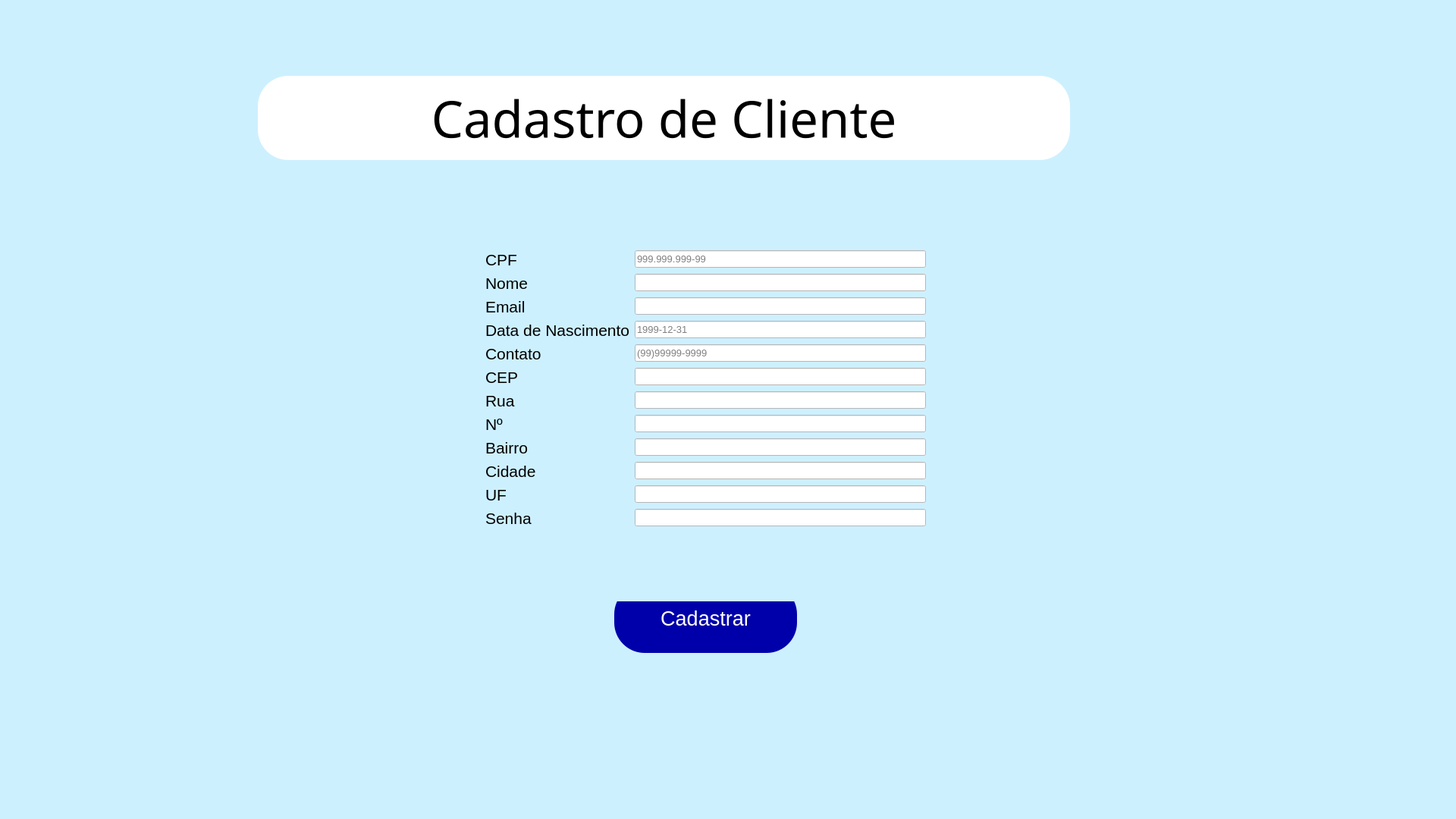
<?xml version="1.0" encoding="UTF-8"?>
<ui version="4.0">
 <class>MainWindow</class>
 <widget class="QMainWindow" name="MainWindow">
  <property name="geometry">
   <rect>
    <x>0</x>
    <y>0</y>
    <width>1920</width>
    <height>1080</height>
   </rect>
  </property>
  <property name="windowTitle">
   <string>Kitton Informática - Cadastro</string>
  </property>
  <property name="windowIcon">
   <iconset>
    <normaloff>Imagens/Logomarca Ícone.ico</normaloff>Imagens/Logomarca Ícone.ico</iconset>
  </property>
  <property name="styleSheet">
   <string notr="true">background-color: rgb(205, 240, 255);</string>
  </property>
  <widget class="QWidget" name="centralwidget">
   <widget class="QLabel" name="titulo">
    <property name="geometry">
     <rect>
      <x>340</x>
      <y>100</y>
      <width>1071</width>
      <height>111</height>
     </rect>
    </property>
    <property name="font">
     <font>
      <family>Segoe Print</family>
      <pointsize>50</pointsize>
     </font>
    </property>
    <property name="styleSheet">
     <string notr="true">background-color: rgb(255, 255, 255);
border-radius:40px;</string>
    </property>
    <property name="text">
     <string>Cadastro de Cliente</string>
    </property>
    <property name="alignment">
     <set>Qt::AlignCenter</set>
    </property>
   </widget>
   <widget class="QPushButton" name="botaoCadastrar">
    <property name="geometry">
     <rect>
      <x>810</x>
      <y>770</y>
      <width>241</width>
      <height>91</height>
     </rect>
    </property>
    <property name="font">
     <font>
      <family>Arial</family>
      <pointsize>20</pointsize>
     </font>
    </property>
    <property name="cursor">
     <cursorShape>PointingHandCursor</cursorShape>
    </property>
    <property name="mouseTracking">
     <bool>false</bool>
    </property>
    <property name="styleSheet">
     <string notr="true">QPushButton
{
background-color: rgb(0, 0, 170);
color: rgb(255, 255, 255);
border-radius:40px;
}
QPushButton:hover{
background-color: rgb(255, 255, 255);
	color: rgb(0, 0, 0);
}
</string>
    </property>
    <property name="text">
     <string>Cadastrar</string>
    </property>
   </widget>
   <widget class="QWidget" name="layoutWidget">
    <property name="geometry">
     <rect>
      <x>640</x>
      <y>330</y>
      <width>581</width>
      <height>463</height>
     </rect>
    </property>
    <layout class="QFormLayout" name="formLayout">
     <item row="3" column="0">
      <widget class="QLabel" name="dataNasc">
       <property name="font">
        <font>
         <family>Arial</family>
         <pointsize>16</pointsize>
        </font>
       </property>
       <property name="text">
        <string>Data de Nascimento</string>
       </property>
      </widget>
     </item>
     <item row="3" column="1">
      <widget class="QLineEdit" name="inputDataNasc">
       <property name="font">
        <font>
         <family>Arial</family>
         <pointsize>10</pointsize>
        </font>
       </property>
       <property name="styleSheet">
        <string notr="true">background-color: rgb(255, 255, 255);</string>
       </property>
       <property name="placeholderText">
        <string>1999-12-31</string>
       </property>
      </widget>
     </item>
     <item row="4" column="0">
      <widget class="QLabel" name="contato">
       <property name="font">
        <font>
         <family>Arial</family>
         <pointsize>16</pointsize>
        </font>
       </property>
       <property name="text">
        <string>Contato</string>
       </property>
      </widget>
     </item>
     <item row="4" column="1">
      <widget class="QLineEdit" name="inputContato">
       <property name="font">
        <font>
         <family>Arial</family>
         <pointsize>10</pointsize>
        </font>
       </property>
       <property name="styleSheet">
        <string notr="true">background-color: rgb(255, 255, 255);</string>
       </property>
       <property name="placeholderText">
        <string>(99)99999-9999</string>
       </property>
      </widget>
     </item>
     <item row="5" column="0">
      <widget class="QLabel" name="cep">
       <property name="font">
        <font>
         <family>Arial</family>
         <pointsize>16</pointsize>
        </font>
       </property>
       <property name="text">
        <string>CEP</string>
       </property>
      </widget>
     </item>
     <item row="5" column="1">
      <widget class="QLineEdit" name="inputCEP">
       <property name="font">
        <font>
         <family>Arial</family>
         <pointsize>10</pointsize>
        </font>
       </property>
       <property name="styleSheet">
        <string notr="true">background-color: rgb(255, 255, 255);</string>
       </property>
      </widget>
     </item>
     <item row="6" column="0">
      <widget class="QLabel" name="rua">
       <property name="font">
        <font>
         <family>Arial</family>
         <pointsize>16</pointsize>
        </font>
       </property>
       <property name="text">
        <string>Rua</string>
       </property>
      </widget>
     </item>
     <item row="6" column="1">
      <widget class="QLineEdit" name="inputRua">
       <property name="font">
        <font>
         <family>Arial</family>
         <pointsize>10</pointsize>
        </font>
       </property>
       <property name="styleSheet">
        <string notr="true">background-color: rgb(255, 255, 255);</string>
       </property>
      </widget>
     </item>
     <item row="7" column="0">
      <widget class="QLabel" name="numeroCasa">
       <property name="font">
        <font>
         <family>Arial</family>
         <pointsize>16</pointsize>
        </font>
       </property>
       <property name="text">
        <string>Nº</string>
       </property>
      </widget>
     </item>
     <item row="7" column="1">
      <widget class="QLineEdit" name="inputNumero">
       <property name="font">
        <font>
         <family>Arial</family>
         <pointsize>10</pointsize>
        </font>
       </property>
       <property name="styleSheet">
        <string notr="true">background-color: rgb(255, 255, 255);</string>
       </property>
      </widget>
     </item>
     <item row="8" column="0">
      <widget class="QLabel" name="bairro">
       <property name="font">
        <font>
         <family>Arial</family>
         <pointsize>16</pointsize>
        </font>
       </property>
       <property name="text">
        <string>Bairro</string>
       </property>
      </widget>
     </item>
     <item row="8" column="1">
      <widget class="QLineEdit" name="inputBairro">
       <property name="font">
        <font>
         <family>Arial</family>
         <pointsize>10</pointsize>
        </font>
       </property>
       <property name="styleSheet">
        <string notr="true">background-color: rgb(255, 255, 255);</string>
       </property>
      </widget>
     </item>
     <item row="9" column="0">
      <widget class="QLabel" name="cidade">
       <property name="font">
        <font>
         <family>Arial</family>
         <pointsize>16</pointsize>
        </font>
       </property>
       <property name="text">
        <string>Cidade</string>
       </property>
      </widget>
     </item>
     <item row="9" column="1">
      <widget class="QLineEdit" name="inputCidade">
       <property name="font">
        <font>
         <family>Arial</family>
         <pointsize>10</pointsize>
        </font>
       </property>
       <property name="styleSheet">
        <string notr="true">background-color: rgb(255, 255, 255);</string>
       </property>
      </widget>
     </item>
     <item row="10" column="0">
      <widget class="QLabel" name="ufEstado">
       <property name="font">
        <font>
         <family>Arial</family>
         <pointsize>16</pointsize>
        </font>
       </property>
       <property name="text">
        <string>UF</string>
       </property>
      </widget>
     </item>
     <item row="10" column="1">
      <widget class="QLineEdit" name="inputUF">
       <property name="font">
        <font>
         <family>Arial</family>
         <pointsize>10</pointsize>
        </font>
       </property>
       <property name="styleSheet">
        <string notr="true">background-color: rgb(255, 255, 255);</string>
       </property>
      </widget>
     </item>
     <item row="2" column="1">
      <widget class="QLineEdit" name="inputEmail">
       <property name="font">
        <font>
         <family>Arial</family>
         <pointsize>10</pointsize>
        </font>
       </property>
       <property name="styleSheet">
        <string notr="true">background-color: rgb(255, 255, 255);</string>
       </property>
      </widget>
     </item>
     <item row="2" column="0">
      <widget class="QLabel" name="email">
       <property name="font">
        <font>
         <family>Arial</family>
         <pointsize>16</pointsize>
        </font>
       </property>
       <property name="text">
        <string>Email</string>
       </property>
      </widget>
     </item>
     <item row="11" column="1">
      <widget class="QLineEdit" name="inputSenha">
       <property name="font">
        <font>
         <family>Arial</family>
         <pointsize>10</pointsize>
        </font>
       </property>
       <property name="styleSheet">
        <string notr="true">background-color: rgb(255, 255, 255);</string>
       </property>
      </widget>
     </item>
     <item row="11" column="0">
      <widget class="QLabel" name="senhaCliente">
       <property name="font">
        <font>
         <family>Arial</family>
         <pointsize>16</pointsize>
        </font>
       </property>
       <property name="text">
        <string>Senha</string>
       </property>
      </widget>
     </item>
     <item row="1" column="1">
      <widget class="QLineEdit" name="inputNome">
       <property name="font">
        <font>
         <family>Arial</family>
         <pointsize>10</pointsize>
        </font>
       </property>
       <property name="styleSheet">
        <string notr="true">background-color: rgb(255, 255, 255);</string>
       </property>
      </widget>
     </item>
     <item row="0" column="1">
      <widget class="QLineEdit" name="inputCPF">
       <property name="font">
        <font>
         <family>Arial</family>
         <pointsize>10</pointsize>
        </font>
       </property>
       <property name="styleSheet">
        <string notr="true">background-color: rgb(255, 255, 255);</string>
       </property>
       <property name="placeholderText">
        <string>999.999.999-99</string>
       </property>
      </widget>
     </item>
     <item row="0" column="0">
      <widget class="QLabel" name="cpf">
       <property name="font">
        <font>
         <family>Arial</family>
         <pointsize>16</pointsize>
        </font>
       </property>
       <property name="text">
        <string>CPF</string>
       </property>
      </widget>
     </item>
     <item row="1" column="0">
      <widget class="QLabel" name="nome">
       <property name="font">
        <font>
         <family>Arial</family>
         <pointsize>16</pointsize>
        </font>
       </property>
       <property name="text">
        <string>Nome</string>
       </property>
      </widget>
     </item>
    </layout>
   </widget>
   <widget class="QLabel" name="img7">
    <property name="geometry">
     <rect>
      <x>350</x>
      <y>105</y>
      <width>101</width>
      <height>101</height>
     </rect>
    </property>
    <property name="styleSheet">
     <string notr="true">background-color: rgb(255, 255, 255);
border-radius:40px;</string>
    </property>
    <property name="text">
     <string/>
    </property>
    <property name="pixmap">
     <pixmap>Imagens/Logomarca.png</pixmap>
    </property>
    <property name="scaledContents">
     <bool>true</bool>
    </property>
   </widget>
   <widget class="QLabel" name="img8">
    <property name="geometry">
     <rect>
      <x>1300</x>
      <y>105</y>
      <width>101</width>
      <height>101</height>
     </rect>
    </property>
    <property name="styleSheet">
     <string notr="true">background-color: rgb(255, 255, 255);
border-radius:40px;</string>
    </property>
    <property name="text">
     <string/>
    </property>
    <property name="pixmap">
     <pixmap>Imagens/Logomarca.png</pixmap>
    </property>
    <property name="scaledContents">
     <bool>true</bool>
    </property>
   </widget>
  </widget>
  <widget class="QMenuBar" name="menubar">
   <property name="geometry">
    <rect>
     <x>0</x>
     <y>0</y>
     <width>1920</width>
     <height>26</height>
    </rect>
   </property>
  </widget>
  <widget class="QStatusBar" name="statusbar"/>
 </widget>
 <tabstops>
  <tabstop>inputCPF</tabstop>
  <tabstop>inputNome</tabstop>
  <tabstop>inputEmail</tabstop>
  <tabstop>inputDataNasc</tabstop>
  <tabstop>inputContato</tabstop>
  <tabstop>inputCEP</tabstop>
  <tabstop>inputRua</tabstop>
  <tabstop>inputNumero</tabstop>
  <tabstop>inputBairro</tabstop>
  <tabstop>inputCidade</tabstop>
  <tabstop>inputUF</tabstop>
  <tabstop>inputSenha</tabstop>
  <tabstop>botaoCadastrar</tabstop>
 </tabstops>
 <resources/>
 <connections/>
</ui>
